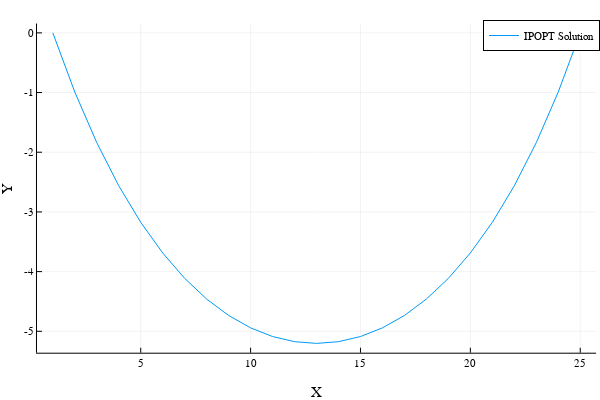

Source (notebook cell):
### Code cell
#Plot Solution
plot(y_ref,label = "IPOPT Solution")
ylabel!("Y")
xlabel!("X")

### Figure 1 — Plotly figure (JSON) as saved in the notebook; plotly's stock layout.template omitted (floating-point values rounded to 4 significant figures)
{"data": [{"colorbar": {"len": 0.9143, "title": "", "x": 0.9934, "y": 0.533}, "legendgroup": "IPOPT Solution", "line": {"color": "rgba(0, 154, 250, 1.000)", "dash": "solid", "shape": "linear", "width": 1}, "mode": "lines", "name": "IPOPT Solution", "showlegend": true, "type": "scatter", "x": [1, 2, 3, 4, 5, 6, 7, 8, 9, 10, 11, 12, 13, 14, 15, 16, 17, 18, 19, 20, 21, 22, 23, 24, 25], "xaxis": "x", "y": [-6.816e-42, -0.991, -1.839, -2.562, -3.174, -3.688, -4.114, -4.46, -4.735, -4.942, -5.088, -5.174, -5.203, -5.174, -5.088, -4.942, -4.735, -4.46, -4.114, -3.688, -3.174, -2.562, -1.839, -0.991, 0], "yaxis": "y"}], "layout": {"annotations": [], "height": 400, "legend": {"bgcolor": "rgba(255, 255, 255, 1.000)", "bordercolor": "rgba(0, 0, 0, 1.000)", "borderwidth": 1, "font": {"color": "rgba(0, 0, 0, 1.000)", "family": "sans-serif", "size": 11}, "title": {"font": {"color": "rgba(0, 0, 0, 1.000)", "family": "sans-serif", "size": 15}, "text": ""}, "tracegroupgap": 0, "traceorder": "normal", "x": 1, "xanchor": "auto", "y": 1, "yanchor": "auto"}, "margin": {"b": 20, "l": 0, "r": 0, "t": 20}, "paper_bgcolor": "rgba(255, 255, 255, 1.000)", "plot_bgcolor": "rgba(255, 255, 255, 1.000)", "showlegend": true, "width": 600, "xaxis": {"anchor": "y", "domain": [0.06165, 0.9934], "gridcolor": "rgba(0, 0, 0, 0.100)", "gridwidth": 0.5, "linecolor": "rgba(0, 0, 0, 1.000)", "mirror": false, "range": [0.28, 25.72], "showgrid": true, "showline": true, "showticklabels": true, "tickangle": 0, "tickcolor": "rgb(0, 0, 0)", "tickfont": {"color": "rgba(0, 0, 0, 1.000)", "family": "sans-serif", "size": 11}, "tickmode": "array", "ticks": "inside", "ticktext": ["5", "10", "15", "20", "25"], "tickvals": [5, 10, 15, 20, 25], "title": "X", "titlefont": {"color": "rgba(0, 0, 0, 1.000)", "family": "sans-serif", "size": 15}, "type": "-", "visible": true, "zeroline": false, "zerolinecolor": "rgba(0, 0, 0, 1.000)"}, "yaxis": {"anchor": "x", "domain": [0.07581, 0.9902], "gridcolor": "rgba(0, 0, 0, 0.100)", "gridwidth": 0.5, "linecolor": "rgba(0, 0, 0, 1.000)", "mirror": false, "range": [-5.359, 0.1561], "showgrid": true, "showline": true, "showticklabels": true, "tickangle": 0, "tickcolor": "rgb(0, 0, 0)", "tickfont": {"color": "rgba(0, 0, 0, 1.000)", "family": "sans-serif", "size": 11}, "tickmode": "array", "ticks": "inside", "ticktext": ["-5", "-4", "-3", "-2", "-1", "0"], "tickvals": [-5, -4, -3, -2, -1, 0], "title": "Y", "titlefont": {"color": "rgba(0, 0, 0, 1.000)", "family": "sans-serif", "size": 15}, "type": "-", "visible": true, "zeroline": false, "zerolinecolor": "rgba(0, 0, 0, 1.000)"}}}
